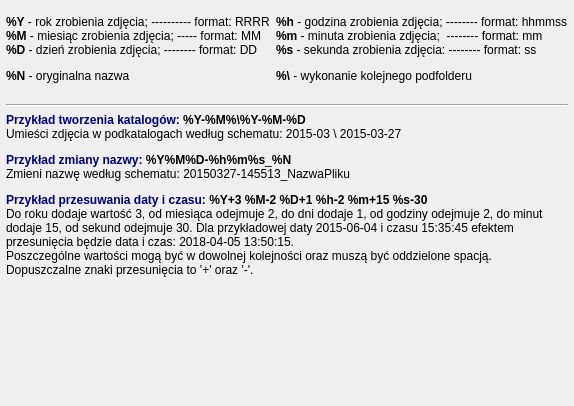
      <widget class="QWidget" name="tab_2">
       <attribute name="icon">
        <iconset resource="resource.qrc">
         <normaloff>:/icons/rubber/icons/rubber-icons/home.ico</normaloff>:/icons/rubber/icons/rubber-icons/home.ico</iconset>
       </attribute>
       <attribute name="title">
        <string>Ściąga</string>
       </attribute>
       <attribute name="toolTip">
        <string>Ściąga do tworzenia szablonów</string>
       </attribute>
       <layout class="QVBoxLayout" name="verticalLayout_10">
        <property name="leftMargin">
         <number>6</number>
        </property>
        <property name="topMargin">
         <number>6</number>
        </property>
        <property name="rightMargin">
         <number>6</number>
        </property>
        <property name="bottomMargin">
         <number>6</number>
        </property>
        <item>
         <layout class="QVBoxLayout" name="verticalLayout_9">
          <property name="topMargin">
           <number>9</number>
          </property>
          <property name="bottomMargin">
           <number>9</number>
          </property>
          <item>
           <layout class="QHBoxLayout" name="horizontalLayout_11">
            <property name="spacing">
             <number>6</number>
            </property>
            <property name="topMargin">
             <number>0</number>
            </property>
            <property name="bottomMargin">
             <number>15</number>
            </property>
            <item>
             <widget class="QLabel" name="label_10">
              <property name="text">
               <string>&lt;html&gt;&lt;head/&gt;&lt;body&gt;&lt;p&gt;&lt;span style=&quot; font-weight:600;&quot;&gt;%Y&lt;/span&gt; - rok zrobienia zdjęcia; ---------- format: RRRR&lt;br/&gt;&lt;span style=&quot; font-weight:600;&quot;&gt;%M&lt;/span&gt; - miesiąc zrobienia zdjęcia; ----- format: MM&lt;br/&gt;&lt;span style=&quot; font-weight:600;&quot;&gt;%D&lt;/span&gt; - dzień zrobienia zdjęcia; -------- format: DD&lt;/p&gt;&lt;p&gt;&lt;span style=&quot; font-weight:600;&quot;&gt;%N&lt;/span&gt; - oryginalna nazwa&lt;/p&gt;&lt;/body&gt;&lt;/html&gt;</string>
              </property>
              <property name="textFormat">
               <enum>Qt::RichText</enum>
              </property>
             </widget>
            </item>
            <item>
             <widget class="QLabel" name="label_11">
              <property name="text">
               <string>&lt;html&gt;&lt;head/&gt;&lt;body&gt;&lt;p&gt;&lt;span style=&quot; font-weight:600;&quot;&gt;%h&lt;/span&gt; - godzina zrobienia zdjęcia; -------- format: hhmmss&lt;br/&gt;&lt;span style=&quot; font-weight:600;&quot;&gt;%m&lt;/span&gt; - minuta zrobienia zdjęcia;  -------- format: mm&lt;br/&gt;&lt;span style=&quot; font-weight:600;&quot;&gt;%s&lt;/span&gt; - sekunda zrobienia zdjęcia: -------- format: ss&lt;/p&gt;&lt;p&gt;&lt;span style=&quot; font-weight:600;&quot;&gt;%\&lt;/span&gt; - wykonanie kolejnego podfolderu&lt;/p&gt;&lt;/body&gt;&lt;/html&gt;</string>
              </property>
              <property name="textFormat">
               <enum>Qt::RichText</enum>
              </property>
              <property name="alignment">
               <set>Qt::AlignLeading|Qt::AlignLeft|Qt::AlignTop</set>
              </property>
             </widget>
            </item>
           </layout>
          </item>
          <item>
           <widget class="Line" name="line">
            <property name="orientation">
             <enum>Qt::Horizontal</enum>
            </property>
           </widget>
          </item>
          <item>
           <widget class="QLabel" name="label_12">
            <property name="lineWidth">
             <number>1</number>
            </property>
            <property name="text">
             <string>&lt;html&gt;&lt;head/&gt;&lt;body&gt;&lt;p&gt;&lt;span style=&quot; font-weight:600; color:#00007f;&quot;&gt;Przykład tworzenia katalogów: &lt;/span&gt;&lt;span style=&quot; font-weight:600;&quot;&gt;%Y-%M%\%Y-%M-%D&lt;/span&gt;&lt;span style=&quot; font-weight:600; font-style:italic;&quot;&gt;&lt;br/&gt;&lt;/span&gt;Umieści zdjęcia w podkatalogach według schematu: 2015-03 \ 2015-03-27&lt;/p&gt;&lt;p&gt;&lt;span style=&quot; font-weight:600; color:#00007f;&quot;&gt;Przykład zmiany nazwy: &lt;/span&gt;&lt;span style=&quot; font-weight:600; color:#000000;&quot;&gt;%Y%M%D-%h%m%s&lt;/span&gt;&lt;span style=&quot; color:#000000;&quot;&gt;_&lt;/span&gt;&lt;span style=&quot; font-weight:600; color:#000000;&quot;&gt;%N&lt;/span&gt;&lt;span style=&quot; font-weight:600; font-style:italic;&quot;&gt;&lt;br/&gt;&lt;/span&gt;Zmieni nazwę według schematu: 20150327-145513_NazwaPliku&lt;/p&gt;&lt;p&gt;&lt;span style=&quot; font-weight:600; color:#00007f;&quot;&gt;Przykład przesuwania daty i czasu: &lt;/span&gt;&lt;span style=&quot; font-weight:600; color:#000000;&quot;&gt;%Y+3 %M-2 %D+1 %h-2 %m+15 %s-30&lt;/span&gt;&lt;span style=&quot; font-weight:600; font-style:italic;&quot;&gt;&lt;br/&gt;&lt;/span&gt;Do roku dodaje wartość 3, od miesiąca odejmuje 2, do dni dodaje 1, od godziny odejmuje 2, do minut dodaje 15, od sekund odejmuje 30. Dla przykładowej daty 2015-06-04 i czasu 15:35:45 efektem przesunięcia będzie data i czas: 2018-04-05 13:50:15.&lt;br/&gt;Poszczególne wartości mogą być w dowolnej kolejności oraz muszą być oddzielone spacją. Dopuszczalne znaki przesunięcia to '+' oraz '-'.&lt;/p&gt;&lt;/body&gt;&lt;/html&gt;</string>
            </property>
            <property name="textFormat">
             <enum>Qt::RichText</enum>
            </property>
            <property name="alignment">
             <set>Qt::AlignLeading|Qt::AlignLeft|Qt::AlignVCenter</set>
            </property>
            <property name="wordWrap">
             <bool>true</bool>
            </property>
           </widget>
          </item>
         </layout>
        </item>
        <item>
         <spacer name="verticalSpacer_2">
          <property name="orientation">
           <enum>Qt::Vertical</enum>
          </property>
          <property name="sizeHint" stdset="0">
           <size>
            <width>20</width>
            <height>114</height>
           </size>
          </property>
         </spacer>
        </item>
       </layout>
      </widget>
